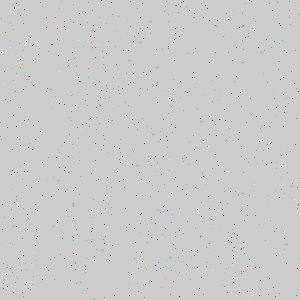
Frame 1 (no input)
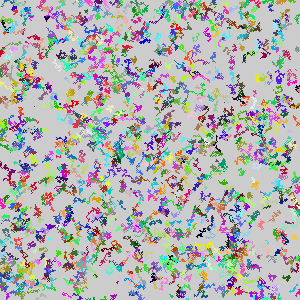
Frame 60 (the mouse pressed at the canvas centre just before this capture)
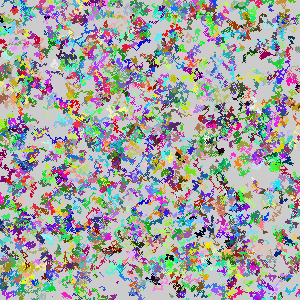
Frame 120 (the mouse held since frame 60 and released just before this capture)

The Processing sketch that drew these frames (run headless with seeded random() and noise(); from frame 60 on, the mouse is pressed at the canvas centre):

// Processing sketch: processing_7354
// ── processing_7354.pde

int maxpool = 1080;
int pool = maxpool;
Walker [] walkers = new Walker [maxpool];

void add_walker() {
  int count = 0;
  for (int i=0; i<maxpool; i++) {
    if (walkers[i].a <= 0 && count < 2) {
      walkers[i] = new Walker((int)random(300), (int)random(300));
      count++;
    }
  }
}

class Walker {
  int x, y;
  float r, g, b, a;
  
  Walker(int x, int y) {
    this.x = x;
    this.y = y;
    this.r = random(255);
    this.g = random(255);
    this.b = random(255);
    this.a = (int)random(255);
  }

  void update() {
    if (this.a > 0) {
      this.a--;
      this.x += random(3) - 1;
      this.y += random(3) - 1;
      if (this.a == 0) {
        add_walker();
      }
    }
  }
  
  void display() {
    if (this.a > 0) {
      set(this.x, this.y, color(this.r, this.g, this.b, this.a));
    }
  }
}


void setup() {
  size(300, 300);
  for (int i=0; i<maxpool; i++) {
    walkers[i] = new Walker((int)random(300), (int)random(300));
  }
}

void draw() {
  for (int i=0; i<pool; i++) {
    walkers[i].update();
    walkers[i].display();
  }
}
